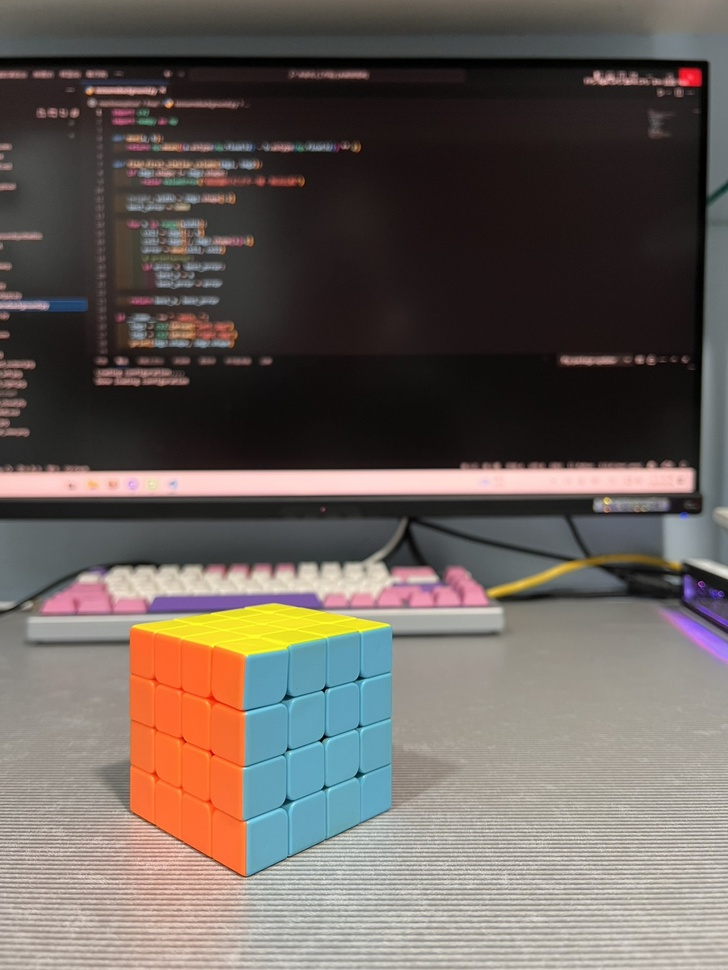
#> input picture left.jpg, 728 x 970 px, shrunk from 1108 x 1477 before the run, found by its file name
$ python optivalgap.py
#> lines starting #> are read from the running program, lines starting #| are printed output that depends on the picture; pictures that were not available may be replaced by others from this repository, and a replacement may not be noted
import cv2
import numpy as np

def warp_to_middle_view(left_img, right_img, disp_left, disp_right, alpha=0.5, background=None):
    H, W = disp_left.shape
    middle_img = np.zeros_like(left_img)
    weight_map = np.zeros((H, W), dtype=np.float32)

    # 左視角warp
    for y in range(H):
        for x in range(W):
            d = disp_left[y, x]
            if d <= 0:
                continue
            x_mid = int(round(x - alpha * d))
            if 0 <= x_mid < W:
                middle_img[y, x_mid] = background[y, x]
                # [23 lines of commented-out code are left out]

    return middle_img.astype(np.uint8)

def main():
    # 讀取圖像
    left_img = cv2.imread('left.jpg')
#> left_img is the input picture: shape (970, 728, 3); mean B, G, R 91.1, 96.7, 105.7
    right_img = cv2.imread('right.jpg')
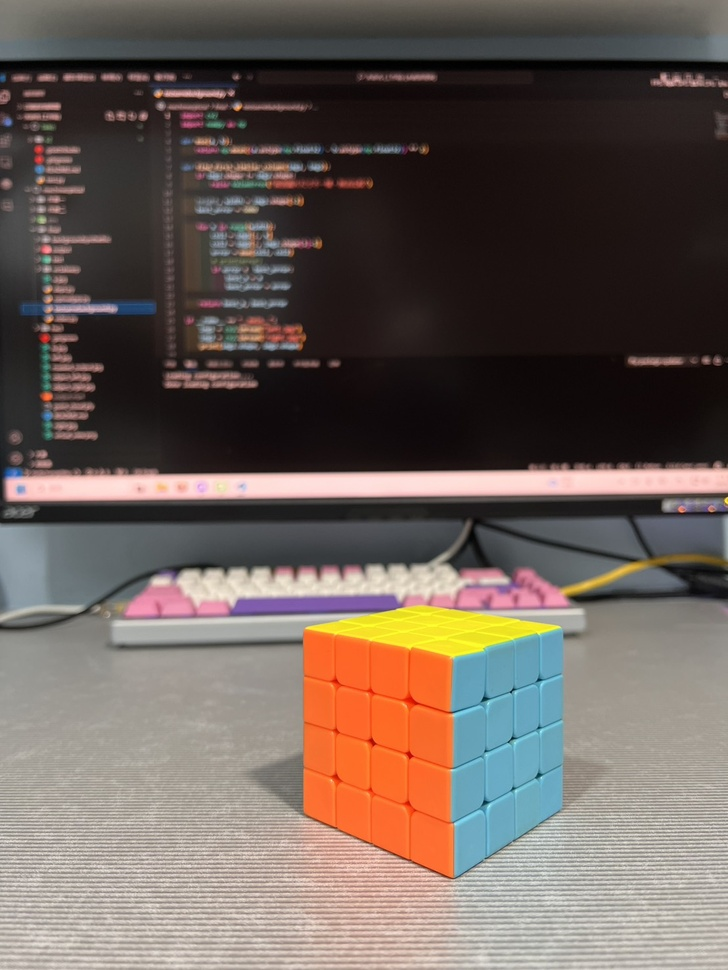
#> input picture right.jpg, 728 x 970 px, shrunk from 1108 x 1477 before the run, found by its file name
#> right_img is the input picture: shape (970, 728, 3); mean B, G, R 89.1, 95.6, 108.2
    background = cv2.imread('background.jpg')
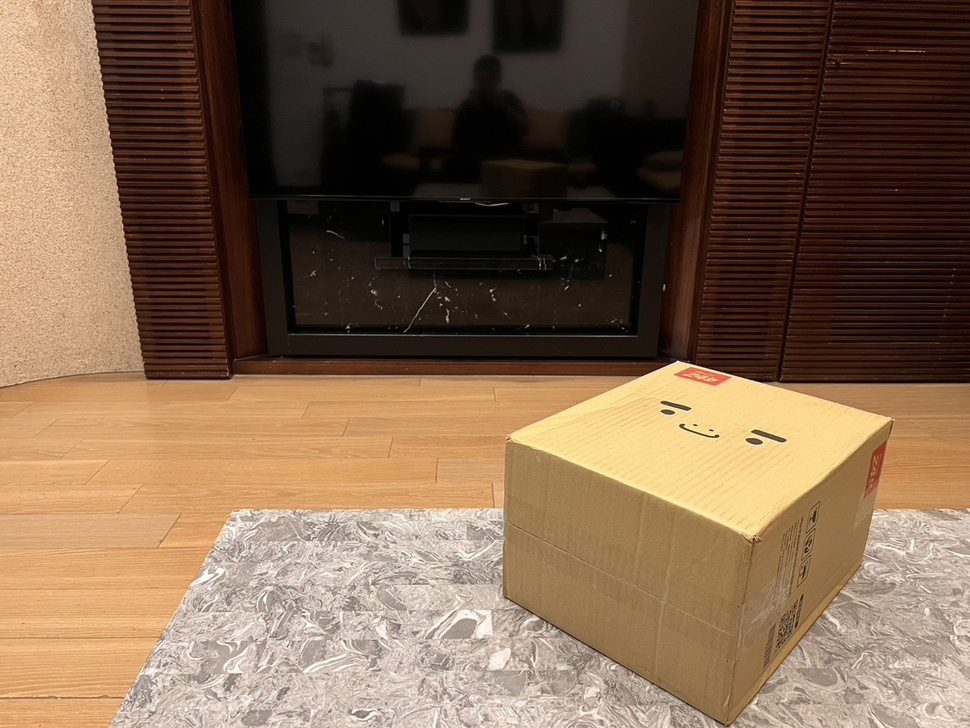
#> input picture a.jpg, 970 x 728 px, shrunk from 1477 x 1108 before the run, given in place of background.jpg, which was not available
#> background is the input picture: shape (728, 970, 3); mean B, G, R 77.2, 100.6, 126.8

    if left_img is None or right_img is None or background is None:
        print("Error: Could not load one or more input images.")
        return

    # 讀取視差
    disp_left = cv2.imread('disparity_left.png', cv2.IMREAD_GRAYSCALE)
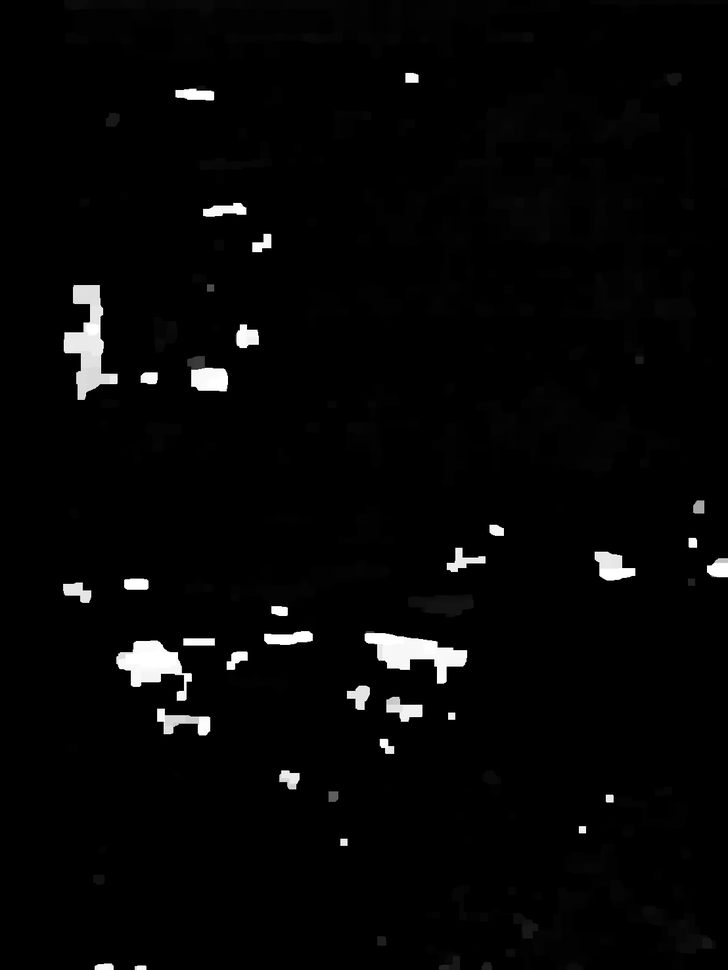
#> input picture disparity_left.png, 728 x 970 px, shrunk from 1108 x 1477 before the run, found by its file name
#> disp_left is the input picture: shape (970, 728); min 0, max 255, mean 5.9
    disp_right = cv2.imread('disparity_right.png', cv2.IMREAD_GRAYSCALE)
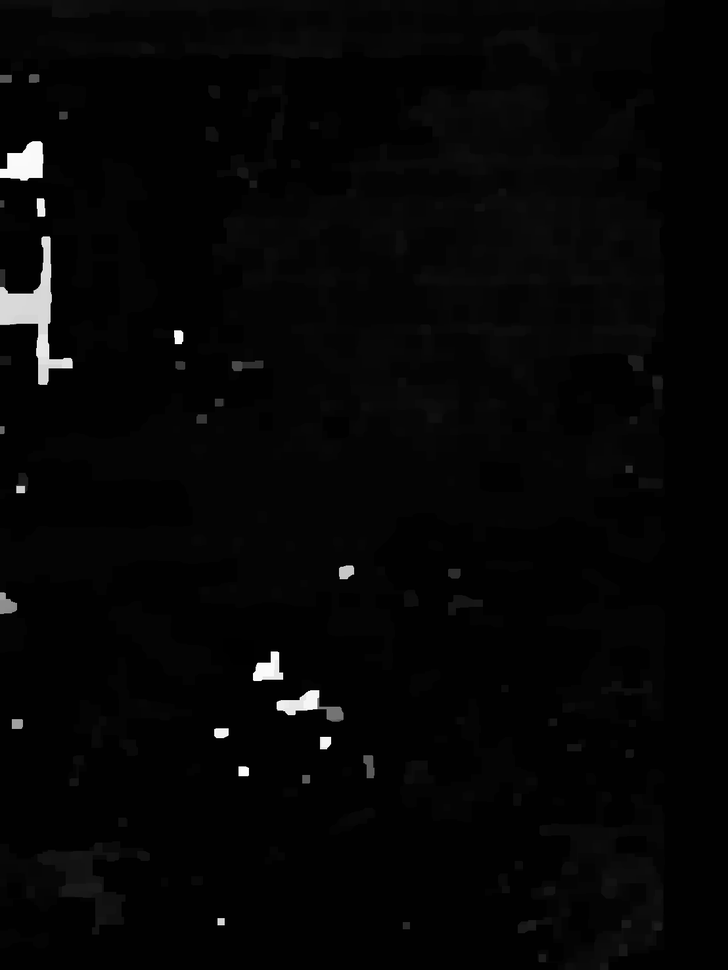
#> input picture disparity_right.png, 728 x 970 px, shrunk from 1108 x 1477 before the run, found by its file name
#> disp_right is the input picture: shape (970, 728); min 0, max 255, mean 5.4

    # 產生中間視角圖
    alpha = 0.5  # 中間視角，你可以調整 0~1
    middle_view = warp_to_middle_view(left_img, right_img, disp_left, disp_right, alpha, background)
#> after the loop in warp_to_middle_view, `for y in range(H):`:
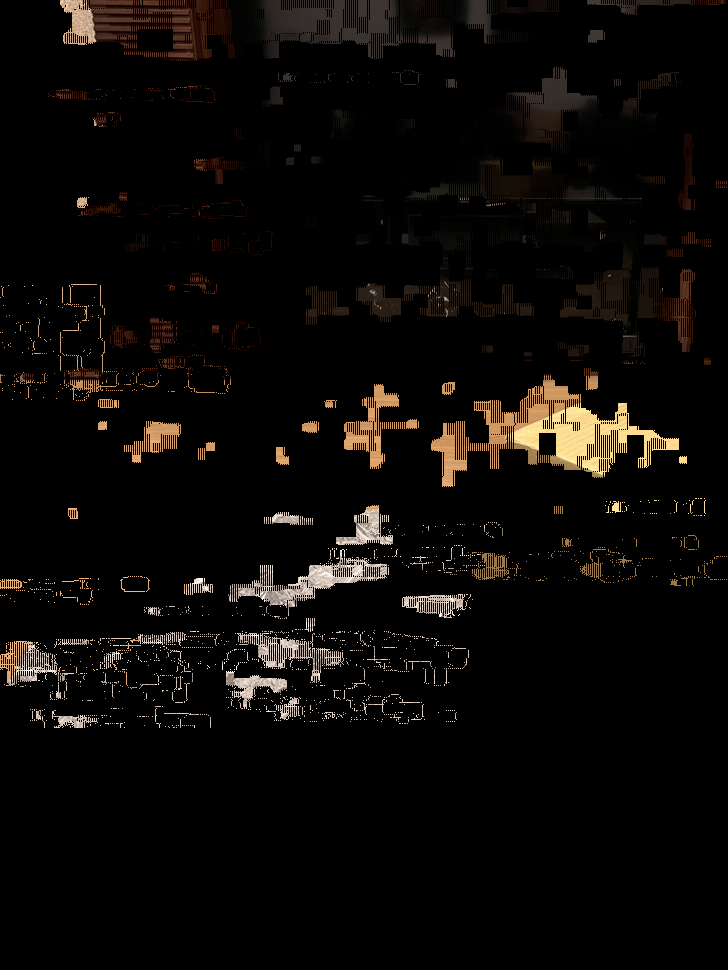
#> middle_img: shape (970, 728, 3); mean B, G, R 6.9, 8.8, 10.7

    # 存檔
    cv2.imwrite('middle_view.jpg', middle_view)
    print("Saved middle view image to 'middle_view.png'")

if __name__ == '__main__':
#> (the run stopped early here; a loop or call above may not have finished)
